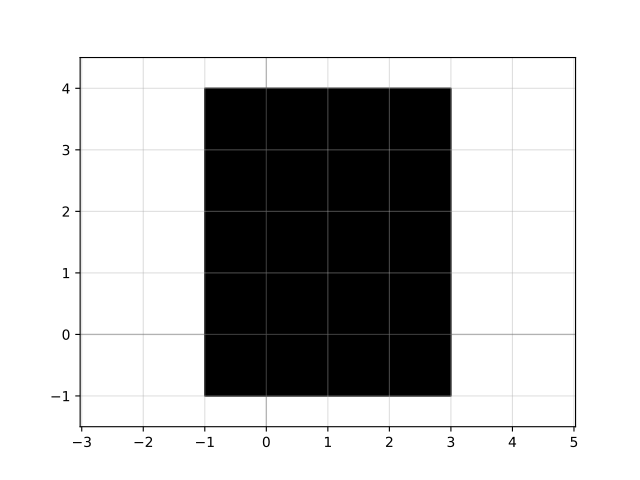

The Python source for this figure:
import gdsfactory as gf

c = gf.components.bbox(bbox=[[-1.0, -1.0], [3.0, 4.0]], layer=[1, 0], top=0, bottom=0, left=0, right=0)
c.plot()
